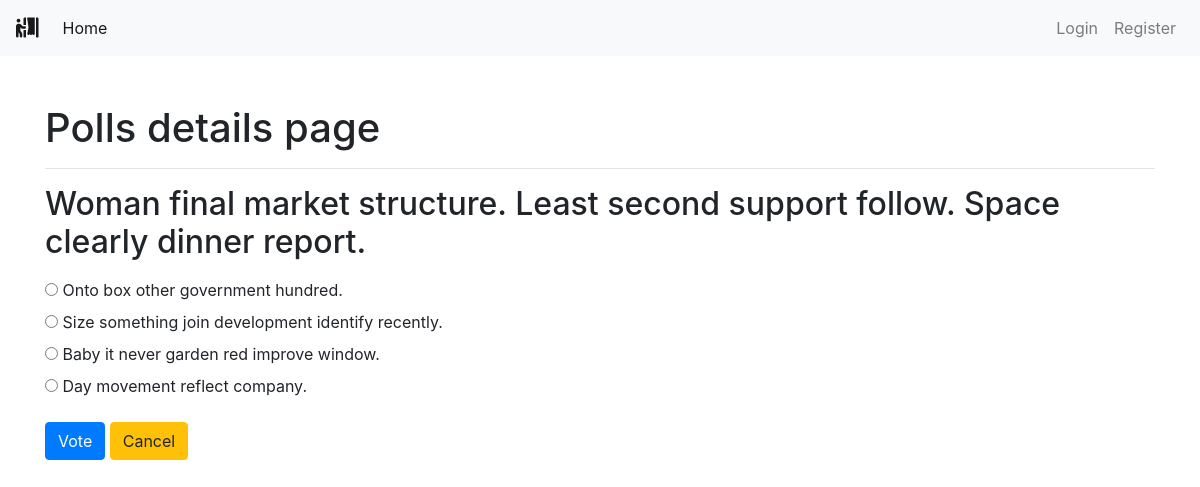
The app's page /polls/2/ with its own data.
### polls/models.py (models this page shows, shortened)
class Poll(models.Model):
    owner = models.ForeignKey(User, on_delete=models.CASCADE)
    text = models.TextField()
    pub_date = models.DateTimeField(default=timezone.now)
    active = models.BooleanField(default=True)
    created_at = models.DateTimeField(auto_now_add=True)
    def __str__(self):
        return self.text

class Choice(models.Model):
    poll = models.ForeignKey(Poll, on_delete=models.CASCADE)
    choice_text = models.CharField(max_length=255)
    created_at = models.DateTimeField(auto_now_add=True)
    updated_at = models.DateTimeField(auto_now=True)

### polls/views.py (the view)
# urls.py: path('<int:poll_id>/', views.poll_detail, name='detail'),
def poll_detail(request, poll_id):
    poll = get_object_or_404(Poll, id=poll_id)
    if not poll.active:
        return render(request, 'polls/poll_result.html', {'poll': poll})
    loop_count = poll.choice_set.count()
    context = {
        'poll': poll,
        'loop_time': range(0, loop_count),
    }
    return render(request, 'polls/poll_detail.html', context)

### polls/templates/polls/poll_detail.html (shortened to what this page needs)
{% extends 'base.html' %}
{% block content %}
<div class="container">
    <h1>Polls details page</h1>
    <hr>
    <h2 class="mt-3 mb-3">{{ poll }}</h2>
    <form action="{% url 'polls:vote' poll.id %}" method="POST">
        {% for choice in poll.choice_set.all %}
        <input type="radio" name="choice" id="choice{{ forloop.counter }}" value="{{ choice.id }}">
        <label for="choice{{ forloop.counter }}">{{ choice.choice_text }}</label>
        <br>
        {% endfor %}
        <input type="submit" value="Vote" class="btn btn-primary mt-3">
        <a class="btn btn-warning mt-3" href="{% url 'polls:list' %}" role="button">Cancel</a>
    </form>
</div>
{% endblock content %}

### records on screen
Poll: text "Woman final market structure. Least second support follow. Space clearly dinner report."
Choice: choice_text "Onto box other government hundred."
Choice: choice_text "Size something join development identify recently."
Choice: choice_text "Baby it never garden red improve window."
Choice: choice_text "Day movement reflect company."
